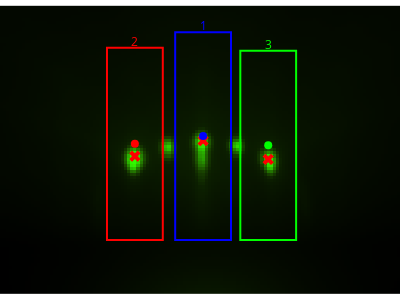

The notebook cell saved with this chart:
### Code cell
def plot_frame(frame: pld.RHEEDFrame):
    clear_output(wait=True)
    frame.plot(
        show_peaks=True,
        show_regions_of_interest=True,
        figsize=(4, 3),
    )


plot_frame(analyzer.frames[0])

rheed_slider = ipw.IntSlider(min=0, max=len(analyzer.frames) - 1)


def on_slider_change(change):
    plot_frame(analyzer.frames[change["new"]])


rheed_slider.observe(on_slider_change, names="value")

### Figure 1 — Plotly figure (JSON) as saved in the notebook; plotly's stock layout.template omitted (floating-point values rounded to 4 significant figures; data arrays with more than 128 entries replaced by an {"elided": "..."} marker saying what was removed)
{"data": [{"colorscale": [[0, "#000000"], [0.6, "#0C2000"], [0.75, "#184000"], [0.9, "#247F00"], [1, "#32FF00"]], "hoverlabel": {"namelength": 0}, "hovertemplate": "x: %{x}<br>y: %{y}<br>z: %{z:.2f}", "showscale": false, "type": "heatmap", "z": {"elided": "93x129 float values"}}, {"customdata": [253, 250, 251], "hoverlabel": {"namelength": 0}, "hovertemplate": "x: %{x}<br>y: %{y}<br>z: %{customdata:.2f}", "marker": {"color": "red", "size": 10, "symbol": "x"}, "mode": "markers", "showlegend": false, "type": "scatter", "x": [43, 65, 86], "y": [48, 43, 49]}, {"hovertemplate": "ROI 1 Center<br>x: %{x}<br>y: %{y}", "marker": {"color": "blue", "size": 8, "symbol": "circle"}, "mode": "markers", "showlegend": false, "type": "scatter", "x": [65], "y": [41.5]}, {"hovertemplate": "ROI 2 Center<br>x: %{x}<br>y: %{y}", "marker": {"color": "red", "size": 8, "symbol": "circle"}, "mode": "markers", "showlegend": false, "type": "scatter", "x": [43], "y": [44]}, {"hovertemplate": "ROI 3 Center<br>x: %{x}<br>y: %{y}", "marker": {"color": "lime", "size": 8, "symbol": "circle"}, "mode": "markers", "showlegend": false, "type": "scatter", "x": [86], "y": [44.5]}], "layout": {"annotations": [{"font": {"color": "blue", "size": 12}, "showarrow": false, "text": "1", "x": 65, "y": 6}, {"font": {"color": "red", "size": 12}, "showarrow": false, "text": "2", "x": 43, "y": 11}, {"font": {"color": "lime", "size": 12}, "showarrow": false, "text": "3", "x": 86, "y": 12}], "height": 300, "margin": {"b": 0, "l": 0, "r": 0, "t": 0}, "plot_bgcolor": "rgba(0,0,0,0)", "shapes": [{"line": {"color": "blue", "width": 2}, "type": "rect", "x0": 56, "x1": 74, "y0": 8, "y1": 75}, {"line": {"color": "red", "width": 2}, "type": "rect", "x0": 34, "x1": 52, "y0": 13, "y1": 75}, {"line": {"color": "lime", "width": 2}, "type": "rect", "x0": 77, "x1": 95, "y0": 14, "y1": 75}], "width": 400, "xaxis": {"visible": false}, "yaxis": {"autorange": "reversed", "scaleanchor": "x", "visible": false}}}
